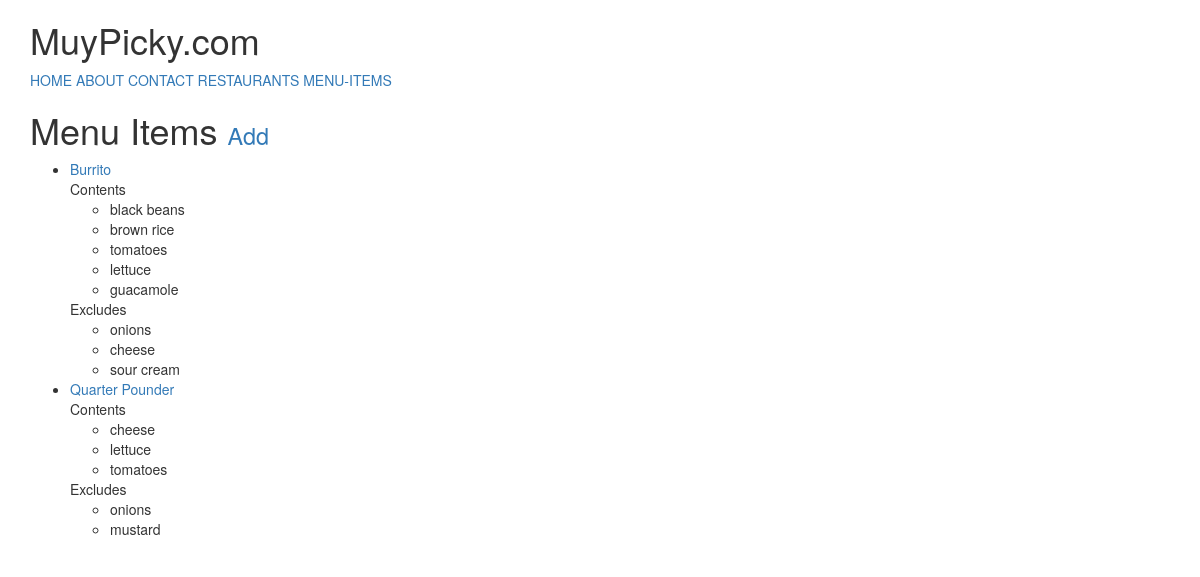
The app's page /items/ (signed in), older data.
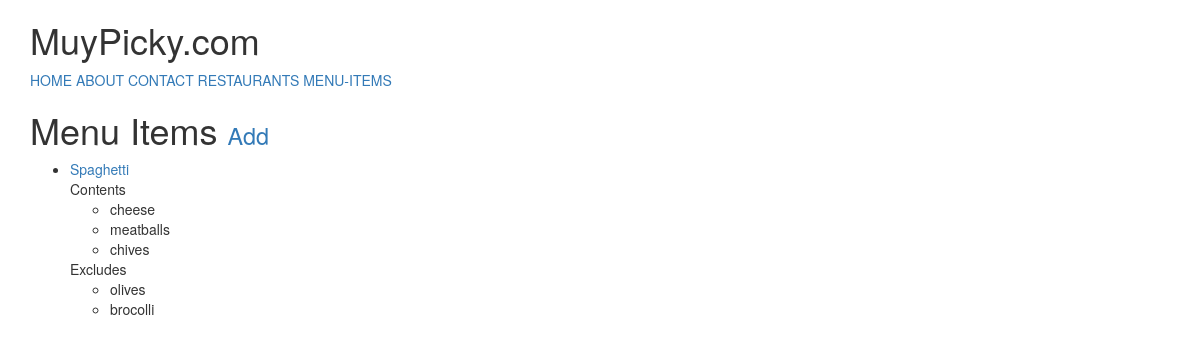
The same page, newer data.
### menus/models.py (models this page shows)
class Item(models.Model):
    user=models.ForeignKey(settings.AUTH_USER_MODEL)
    restaurant=models.ForeignKey(RestaurantLocation)
    name=models.CharField(max_length=122)
    contents=models.TextField(help_text='seperate each item by comma')
    excludes=models.TextField(blank=True, null=True, help_text='seperate each item by comma')
    public=models.BooleanField(default=True)
    timestamp=models.DateTimeField(auto_now_add=True)
    updated=models.DateTimeField(auto_now=True)
    def __str__(self):
        return self.name
    def get_absolute_url(self):
        return reverse('menus:detail', kwargs={'pk':self.pk})
    class Meta:
        ordering = ['-updated','-timestamp']
    def get_contents(self):
        return self.contents.split(",")
    def get_excludes(self):
        return self.excludes.split(",")

### menus/views.py (the view)
# urls.py: url(r'$', ItemListView.as_view(),name='list'),
class ItemListView(LoginRequiredMixin,ListView):
    def get_queryset(self):
        return Item.objects.filter(user=self.request.user)

### menus/templates/menus/item_list.html (shortened to what this page needs)
{% extends "base.html" %}
{% block content %}
<h1>Menu Items <small><a href='{% url "menus:create" %}'>Add </a></small> </h1>
<ul>
  {% for obj in object_list %}
  <li><a href='{{obj.get_absolute_url}}'>{{obj.name}}</a><br>
    {% if obj.contents %}
    Contents
      <ul>
        {% for item in obj.get_contents %}
          <li>{{item}}</li>
        {% endfor %}
      </ul>
      {%  endif %}
      {% if obj.excludes %}
      Excludes
        <ul>
          {% for item in obj.get_excludes %}
            <li>{{item}}</li>
          {% endfor %}
        </ul>
        {% endif %}
  </li>
    {% empty %}
  <li><a href='{% url "menus:create" %}'>Add Menu Item</a></small></li>
  {% endfor %}
</ul>
{% endblock %}

Row changes from the older to the newer data that the page shows:
no longer on this page (row edited): Item: name "Burrito", get_contents "black beans" "brown rice" "tomatoes" "lettuce" "guacamole", get_excludes "onions" "cheese" "sour cream"
no longer on this page (row edited): Item: name "Quarter Pounder", get_contents "cheese" "lettuce" "tomatoes", get_excludes "onions" "mustard"
added Item: name "Spaghetti", get_contents "cheese" "meatballs" "chives", get_excludes "olives" "brocolli"
